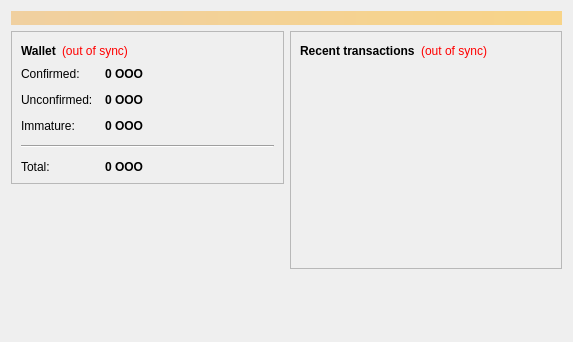
<?xml version="1.0" encoding="UTF-8"?>
<ui version="4.0">
 <class>OverviewPage</class>
 <widget class="QWidget" name="OverviewPage">
  <property name="geometry">
   <rect>
    <x>0</x>
    <y>0</y>
    <width>573</width>
    <height>342</height>
   </rect>
  </property>
  <property name="windowTitle">
   <string>Form</string>
  </property>
  <layout class="QVBoxLayout" name="topLayout">
   <item>
    <widget class="QLabel" name="labelAlerts">
     <property name="visible">
      <bool>false</bool>
     </property>
     <property name="styleSheet">
      <string notr="true">background-color: qlineargradient(x1: 0, y1: 0, x2: 1, y2: 0, stop:0 #F0D0A0, stop:1 #F8D488); color:#000000;</string>
     </property>
     <property name="wordWrap">
      <bool>true</bool>
     </property>
     <property name="margin">
      <number>3</number>
     </property>
    </widget>
   </item>
   <item>
    <layout class="QHBoxLayout" name="horizontalLayout" stretch="1,1">
     <item>
      <layout class="QVBoxLayout" name="verticalLayout_2">
       <item>
        <widget class="QFrame" name="frame">
         <property name="frameShape">
          <enum>QFrame::StyledPanel</enum>
         </property>
         <property name="frameShadow">
          <enum>QFrame::Raised</enum>
         </property>
         <layout class="QVBoxLayout" name="verticalLayout_4">
          <item>
           <layout class="QHBoxLayout" name="horizontalLayout_4">
            <item>
             <widget class="QLabel" name="label_5">
              <property name="font">
               <font>
                <weight>75</weight>
                <bold>true</bold>
               </font>
              </property>
              <property name="text">
               <string>Wallet</string>
              </property>
             </widget>
            </item>
            <item>
             <widget class="QLabel" name="labelWalletStatus">
              <property name="toolTip">
               <string>The displayed information may be out of date. Your wallet automatically synchronizes with the Om network after a connection is established, but this process has not completed yet.</string>
              </property>
              <property name="styleSheet">
               <string notr="true">QLabel { color: red; }</string>
              </property>
              <property name="text">
               <string notr="true">(out of sync)</string>
              </property>
              <property name="alignment">
               <set>Qt::AlignLeading|Qt::AlignLeft|Qt::AlignVCenter</set>
              </property>
             </widget>
            </item>
            <item>
             <spacer name="horizontalSpacer_2">
              <property name="orientation">
               <enum>Qt::Horizontal</enum>
              </property>
              <property name="sizeHint" stdset="0">
               <size>
                <width>40</width>
                <height>20</height>
               </size>
              </property>
             </spacer>
            </item>
           </layout>
          </item>
          <item>
           <layout class="QFormLayout" name="formLayout_2">
            <property name="fieldGrowthPolicy">
             <enum>QFormLayout::AllNonFixedFieldsGrow</enum>
            </property>
            <property name="horizontalSpacing">
             <number>12</number>
            </property>
            <property name="verticalSpacing">
             <number>12</number>
            </property>
            <item row="0" column="0">
             <widget class="QLabel" name="label">
              <property name="text">
               <string>Confirmed:</string>
              </property>
             </widget>
            </item>
            <item row="0" column="1">
             <widget class="QLabel" name="labelBalance">
              <property name="font">
               <font>
                <weight>75</weight>
                <bold>true</bold>
               </font>
              </property>
              <property name="cursor">
               <cursorShape>IBeamCursor</cursorShape>
              </property>
              <property name="toolTip">
               <string>Your current spendable balance</string>
              </property>
              <property name="text">
               <string notr="true">0 OOO</string>
              </property>
              <property name="textInteractionFlags">
               <set>Qt::LinksAccessibleByMouse|Qt::TextSelectableByKeyboard|Qt::TextSelectableByMouse</set>
              </property>
             </widget>
            </item>
            <item row="1" column="0">
             <widget class="QLabel" name="label_3">
              <property name="text">
               <string>Unconfirmed:</string>
              </property>
             </widget>
            </item>
            <item row="1" column="1">
             <widget class="QLabel" name="labelUnconfirmed">
              <property name="font">
               <font>
                <weight>75</weight>
                <bold>true</bold>
               </font>
              </property>
              <property name="cursor">
               <cursorShape>IBeamCursor</cursorShape>
              </property>
              <property name="toolTip">
               <string>Total of transactions that have yet to be confirmed, and do not yet count toward the spendable balance</string>
              </property>
              <property name="text">
               <string notr="true">0 OOO</string>
              </property>
              <property name="textInteractionFlags">
               <set>Qt::LinksAccessibleByMouse|Qt::TextSelectableByKeyboard|Qt::TextSelectableByMouse</set>
              </property>
             </widget>
            </item>
            <item row="2" column="0">
             <widget class="QLabel" name="labelImmatureText">
              <property name="text">
               <string>Immature:</string>
              </property>
             </widget>
            </item>
            <item row="2" column="1">
             <widget class="QLabel" name="labelImmature">
              <property name="font">
               <font>
                <weight>75</weight>
                <bold>true</bold>
               </font>
              </property>
              <property name="toolTip">
               <string>Mined balance that has not yet matured</string>
              </property>
              <property name="text">
               <string notr="true">0 OOO</string>
              </property>
              <property name="textInteractionFlags">
               <set>Qt::LinksAccessibleByMouse|Qt::TextSelectableByKeyboard|Qt::TextSelectableByMouse</set>
              </property>
             </widget>
            </item>
            <item row="4" column="0">
             <widget class="QLabel" name="labelTotalText">
              <property name="text">
               <string>Total:</string>
              </property>
             </widget>
            </item>
            <item row="4" column="1">
             <widget class="QLabel" name="labelTotal">
              <property name="font">
               <font>
                <weight>75</weight>
                <bold>true</bold>
               </font>
              </property>
              <property name="cursor">
               <cursorShape>IBeamCursor</cursorShape>
              </property>
              <property name="toolTip">
               <string>Your current total balance</string>
              </property>
              <property name="text">
               <string notr="true">0 OOO</string>
              </property>
              <property name="textInteractionFlags">
               <set>Qt::LinksAccessibleByMouse|Qt::TextSelectableByKeyboard|Qt::TextSelectableByMouse</set>
              </property>
             </widget>
            </item>
            <item row="3" column="0" colspan="2">
             <widget class="Line" name="line">
              <property name="orientation">
               <enum>Qt::Horizontal</enum>
              </property>
             </widget>
            </item>
           </layout>
          </item>
         </layout>
        </widget>
       </item>
       <item>
        <spacer name="verticalSpacer">
         <property name="orientation">
          <enum>Qt::Vertical</enum>
         </property>
         <property name="sizeHint" stdset="0">
          <size>
           <width>20</width>
           <height>40</height>
          </size>
         </property>
        </spacer>
       </item>
      </layout>
     </item>
     <item>
      <layout class="QVBoxLayout" name="verticalLayout_3">
       <item>
        <widget class="QFrame" name="frame_2">
         <property name="frameShape">
          <enum>QFrame::StyledPanel</enum>
         </property>
         <property name="frameShadow">
          <enum>QFrame::Raised</enum>
         </property>
         <layout class="QVBoxLayout" name="verticalLayout">
          <item>
           <layout class="QHBoxLayout" name="horizontalLayout_2">
            <item>
             <widget class="QLabel" name="label_4">
              <property name="text">
               <string>&lt;b&gt;Recent transactions&lt;/b&gt;</string>
              </property>
             </widget>
            </item>
            <item>
             <widget class="QLabel" name="labelTransactionsStatus">
              <property name="toolTip">
               <string>The displayed information may be out of date. Your wallet automatically synchronizes with the Om network after a connection is established, but this process has not completed yet.</string>
              </property>
              <property name="styleSheet">
               <string notr="true">QLabel { color: red; }</string>
              </property>
              <property name="text">
               <string notr="true">(out of sync)</string>
              </property>
              <property name="alignment">
               <set>Qt::AlignRight|Qt::AlignTrailing|Qt::AlignVCenter</set>
              </property>
             </widget>
            </item>
            <item>
             <spacer name="horizontalSpacer">
              <property name="orientation">
               <enum>Qt::Horizontal</enum>
              </property>
              <property name="sizeHint" stdset="0">
               <size>
                <width>40</width>
                <height>20</height>
               </size>
              </property>
             </spacer>
            </item>
           </layout>
          </item>
          <item>
           <widget class="QListView" name="listTransactions">
            <property name="styleSheet">
             <string notr="true">QListView { background: transparent; }</string>
            </property>
            <property name="frameShape">
             <enum>QFrame::NoFrame</enum>
            </property>
            <property name="verticalScrollBarPolicy">
             <enum>Qt::ScrollBarAlwaysOff</enum>
            </property>
            <property name="horizontalScrollBarPolicy">
             <enum>Qt::ScrollBarAlwaysOff</enum>
            </property>
            <property name="selectionMode">
             <enum>QAbstractItemView::NoSelection</enum>
            </property>
           </widget>
          </item>
         </layout>
        </widget>
       </item>
       <item>
        <spacer name="verticalSpacer_2">
         <property name="orientation">
          <enum>Qt::Vertical</enum>
         </property>
         <property name="sizeHint" stdset="0">
          <size>
           <width>20</width>
           <height>40</height>
          </size>
         </property>
        </spacer>
       </item>
      </layout>
     </item>
    </layout>
   </item>
  </layout>
 </widget>
 <resources/>
 <connections/>
</ui>
